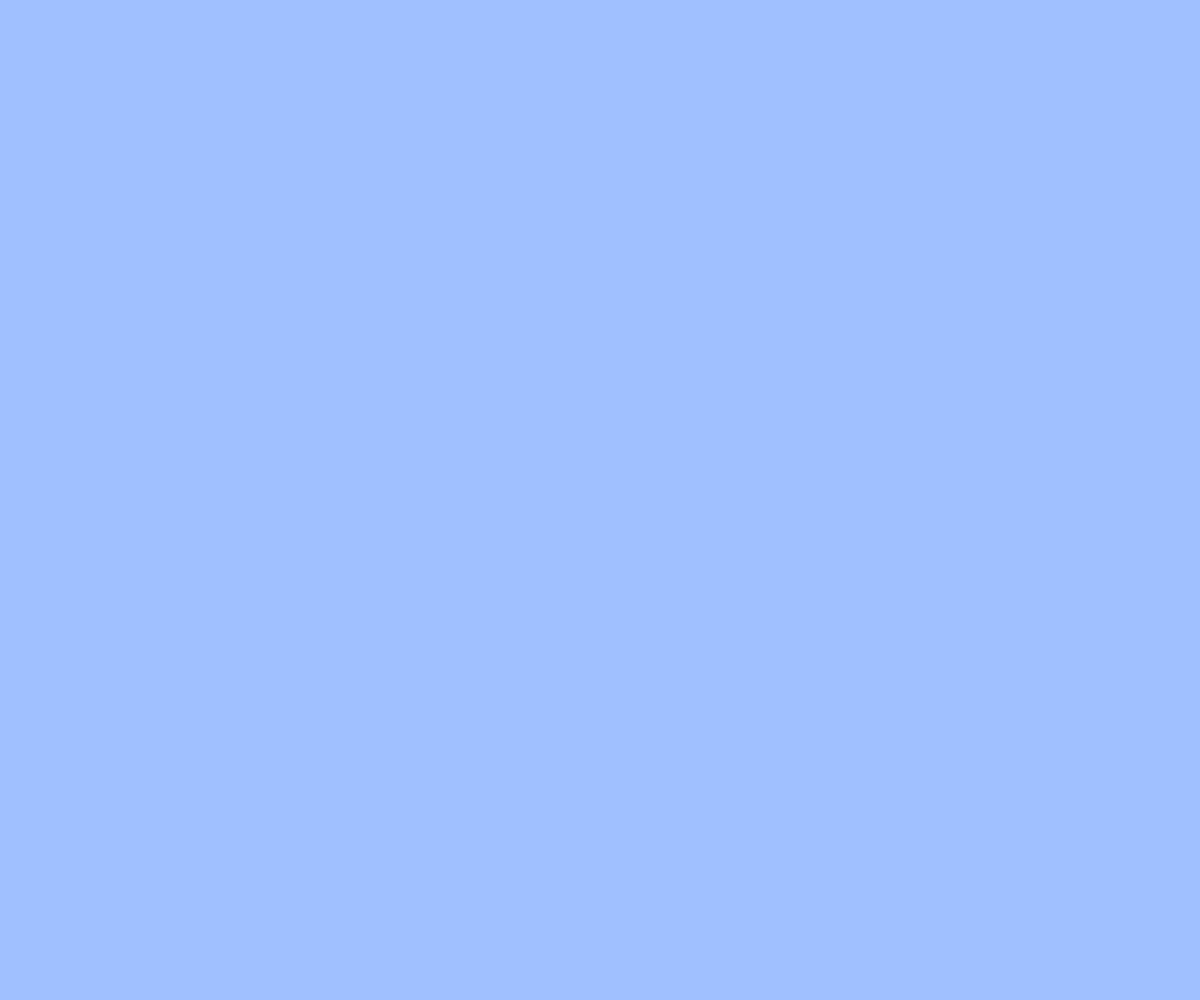
Frame 1 (no input)
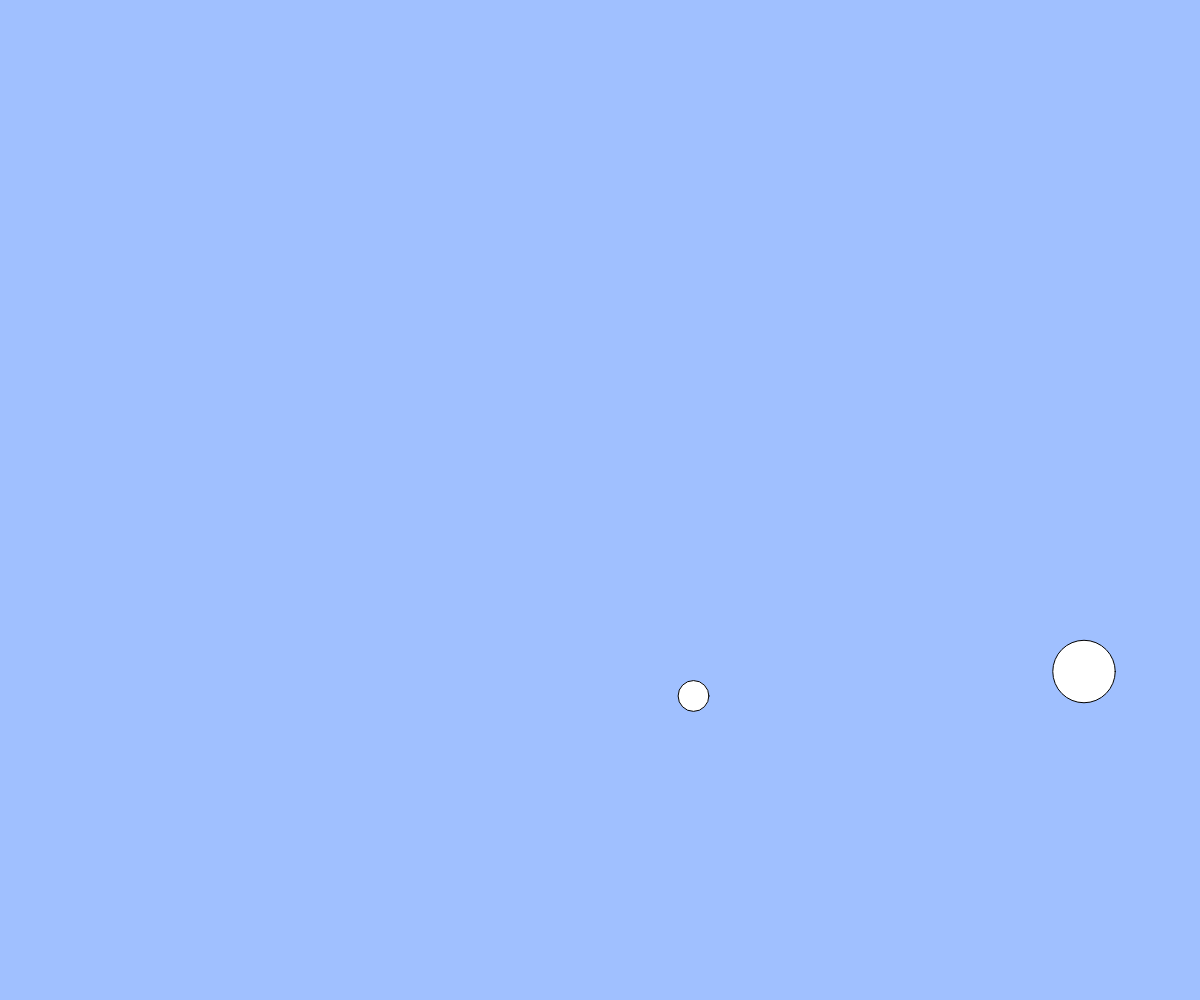
Frame 60 (no input)
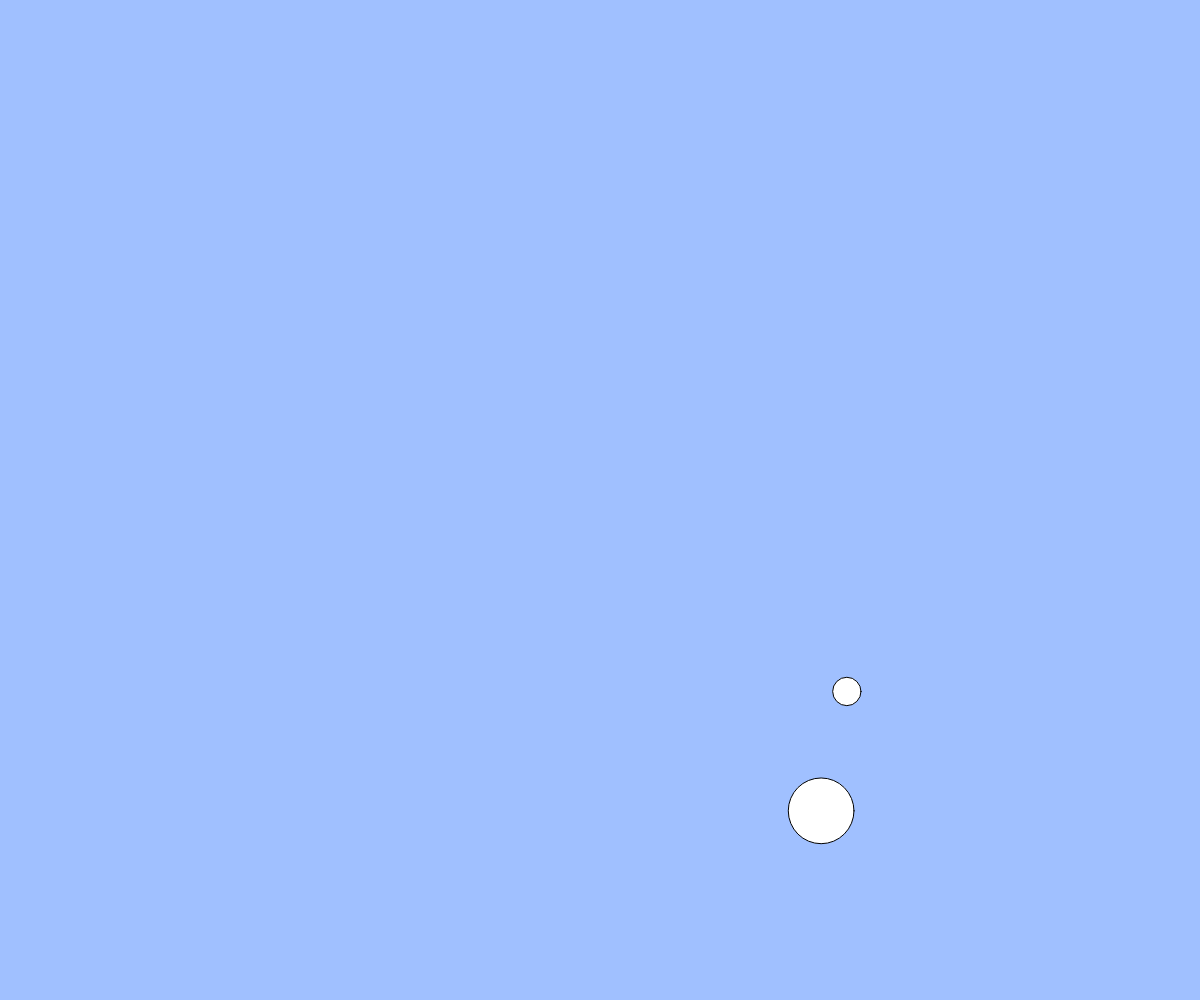
Frame 120 (the mouse pressed at the canvas centre since frame 60)

The p5.js sketch that drew these frames (run headless with seeded random() and noise() and a simulated clock; from frame 60 on, the mouse is pressed at the canvas centre):

// p5.js sketch
// ── sketch.js
//　テキスト「オブジェクト」
// 練習問題：ボールのサイズをランダムに変更してみよう
// 練習問題：何も操作しなくてもボールが湧いてくる機能を追加しよう

let balls;

function setup(){
  createCanvas(windowWidth, windowHeight);
  balls = [];
}

function draw(){
  background(160, 192, 255);
  for(let i = 0; i < balls.length; i++){
    let b = balls[i];
    ellipse(b.x, b.y, b.size);
    b.x += b.vx;
    b.y += b.vy;
  }
}

function mouseDragged(){
  const dx = mouseX - pmouseX;
  const dy = mouseY - pmouseY;
  const ds = random(10, 80);
  if(mag(dx, dy) > 5){
    const b = { x: mouseX, y: mouseY, size: ds, vx: dx, vy: dy };
    balls.push(b);
  }
}

function createBalls(){
  const dx = random(1, 15);
  const dy = random(1, 15);
  const ds = random(10, 80);
  const b = { x: width / 2, y: height / 2, size: ds, vx: dx, vy: dy };
  balls.push(b);
}
setInterval(createBalls, 500);

function windowResized(){
  resizeCanvas(windowWidth, windowHeight);
}
